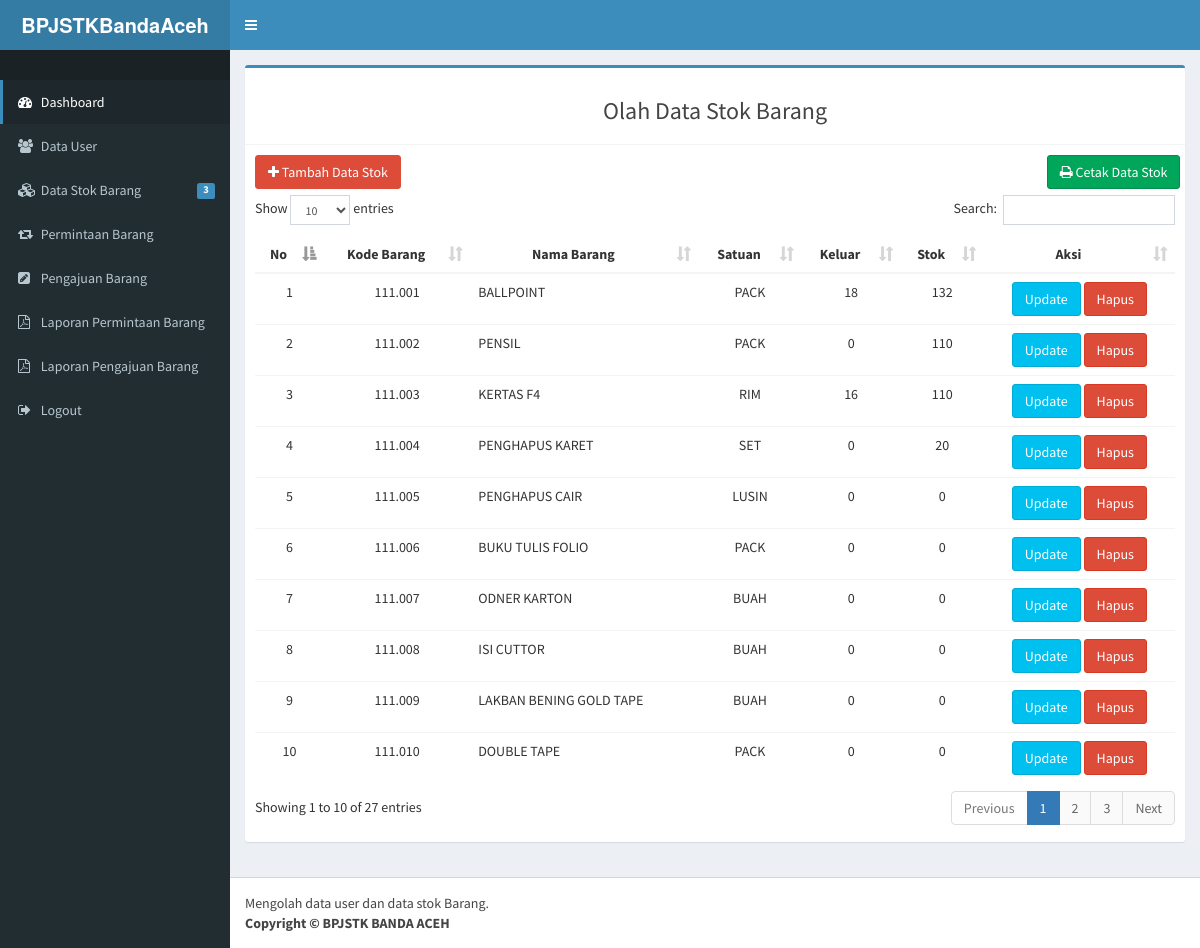
The app's page /bendahara/index.php?p=material with its own data.
### tables this page shows
CREATE TABLE `stokbarang` (
  `id_kode_brg` int(2) NOT NULL,
  `kode_brg` varchar(7) NOT NULL,
  `id_jenis` int(2) NOT NULL,
  `nama_brg` varchar(50) NOT NULL,
  `hargabarang` varchar(50) NOT NULL,
  `satuan` varchar(50) NOT NULL,
  `stok` int(11) NOT NULL,
  `keluar` int(11) NOT NULL,
  `sisa` int(11) NOT NULL,
  `keterangan` varchar(50) NOT NULL
);

### bendahara/material.php (the view, shortened to what this page needs)
<?php
include "../fungsi/koneksi.php";
if(isset($_GET['id_jenis'])){
    $id_jenis = $_GET['id_jenis'];
    $query = mysqli_query($koneksi, "SELECT * FROM stokbarang WHERE id_jenis='$id_jenis' ");
} else {
    $query = mysqli_query($koneksi, "SELECT * FROM stokbarang");
}
?>
<section class="content">
    <div class="row">
      <div class="col-sm-12">
        <div class="box box-primary">
            <div class="box-header with-border">
                <h3 class="text-center">Olah Data Stok Barang</h3>
            </div>
            <div class="box-body">
                <div class="row">
                    <div class="col-md-2">
                        <a href="index.php?p=tambahmaterial" class=" btn btn-primary"><i class="fa fa-plus"></i> Tambah Data Stok</a><br>
                    </div>
                    <div class="col-md-2 pull-right">
                      <a target="_blank" href="cetakstok.php?idjenis=<?= $id_jenis;  ?>" class="btn btn-success"><i class="fa fa-print"></i> Cetak Data Stok</a><br>
                  </div>
                  <br><br>
              </div>
              <div class="table-responsive">
                  <table class="table text-center" id="material">
                   <thead  >
                    <tr>
                     <th>No</th>
                     <th>Kode Barang</th>
                     <th>Nama Barang</th>
                     <th>Satuan</th>
                     <th>Keluar</th>
                     <th>Stok</th>
                     <th>Aksi</th>
                 </tr>
             </thead>
             <tbody>
                <tr>
                 <?php
                 $no =1 ;
                 if (mysqli_num_rows($query)) {
                   while($row=mysqli_fetch_assoc($query)):
                      ?>
                      <td> <?= $no; ?> </td>
                      <td> <?= $row['kode_brg']; ?> </td>
                      <td style="text-align: left;"> <?= $row['nama_brg']; ?> </td>
                      <td> <?= $row['satuan']; ?> </td>
                      <td> <?= $row['keluar']; ?> </td>
                      <td> <?= $row['stok']; ?> </td>
                      <td>
                          <a href="?p=material&aksi=edit&id=<?= $row['kode_brg']; ?>"><span data-placement='top' data-toggle='tooltip' title='Update'><button  class="btn btn-info">Update</button></span></a>
                          <a href="?p=material&aksi=hapus&id=<?= $row['kode_brg']; ?>"><span data-placement='top' data-toggle='tooltip' title='Hapus'><button  class="btn btn-danger" onclick="return confirm('Yakin ingin menghapus ?')">Hapus</button></span></a>
                      </td>
                  </tr>
                  <?php $no++; endwhile; } ?>
              </tbody>
          </table>
      </div>
  </div>
</div>
</div>
</div>
</section>

### records on screen
stokbarang: kode_brg "111.001", nama_brg "BALLPOINT", satuan "PACK", keluar "18", stok "132"
stokbarang: kode_brg "111.002", nama_brg "PENSIL", satuan "PACK", keluar "0", stok "110"
stokbarang: kode_brg "111.003", nama_brg "KERTAS F4", satuan "RIM", keluar "16", stok "110"
stokbarang: kode_brg "111.004", nama_brg "PENGHAPUS KARET", satuan "SET", keluar "0", stok "20"
stokbarang: kode_brg "111.005", nama_brg "PENGHAPUS CAIR", satuan "LUSIN", keluar "0", stok "0"
stokbarang: kode_brg "111.006", nama_brg "BUKU TULIS FOLIO", satuan "PACK", keluar "0", stok "0"
stokbarang: kode_brg "111.007", nama_brg "ODNER KARTON", satuan "BUAH", keluar "0", stok "0"
stokbarang: kode_brg "111.008", nama_brg "ISI CUTTOR", satuan "BUAH", keluar "0", stok "0"
stokbarang: kode_brg "111.009", nama_brg "LAKBAN BENING GOLD TAPE", satuan "BUAH", keluar "0", stok "0"
stokbarang: kode_brg "111.010", nama_brg "DOUBLE TAPE", satuan "PACK", keluar "0", stok "0"

### other values on screen
$data['jumlah'] "3"
